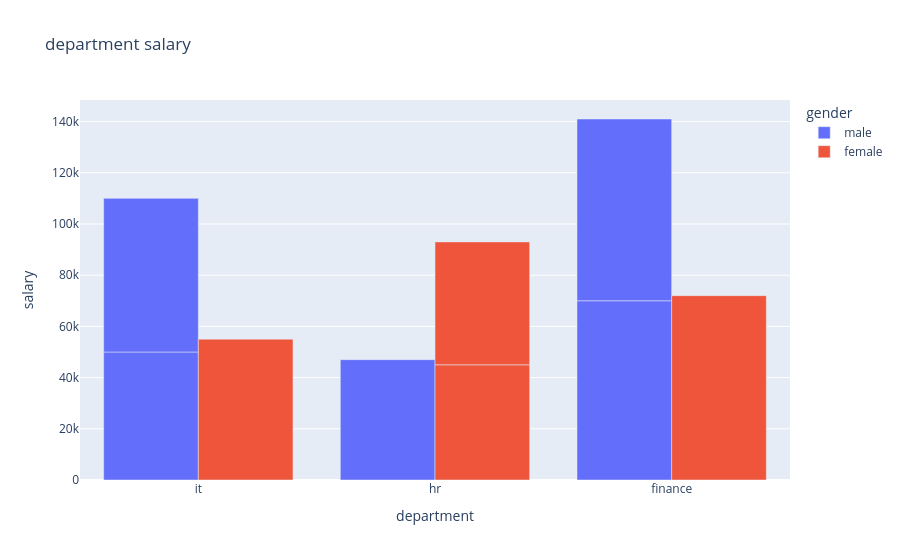

This figure's notebook cell:
### Code cell
# group bar chart


fig = px.bar(
    df , 
    x = 'department' , 
    y = 'salary' , 
    title = 'department salary' , 
    color = 'gender' ,
    barmode = 'group'
            )
fig.show()

### Figure 1 — Plotly figure (JSON) as saved in the notebook; plotly's stock layout.template omitted (floating-point values rounded to 4 significant figures)
{"data": [{"alignmentgroup": "True", "hovertemplate": "gender=male<br>department=%{x}<br>salary=%{y}<extra></extra>", "legendgroup": "male", "marker": {"color": "#636efa", "pattern": {"shape": ""}}, "name": "male", "offsetgroup": "male", "orientation": "v", "showlegend": true, "textposition": "auto", "type": "bar", "x": ["it", "it", "hr", "finance", "finance"], "xaxis": "x", "y": [50000, 60000, 47000, 70000, 71000], "yaxis": "y"}, {"alignmentgroup": "True", "hovertemplate": "gender=female<br>department=%{x}<br>salary=%{y}<extra></extra>", "legendgroup": "female", "marker": {"color": "#EF553B", "pattern": {"shape": ""}}, "name": "female", "offsetgroup": "female", "orientation": "v", "showlegend": true, "textposition": "auto", "type": "bar", "x": ["it", "hr", "hr", "finance"], "xaxis": "x", "y": [55000, 45000, 48000, 72000], "yaxis": "y"}], "layout": {"barmode": "group", "legend": {"title": {"text": "gender"}, "tracegroupgap": 0}, "title": {"text": "department salary"}, "xaxis": {"anchor": "y", "domain": [0, 1], "title": {"text": "department"}}, "yaxis": {"anchor": "x", "domain": [0, 1], "title": {"text": "salary"}}}}
